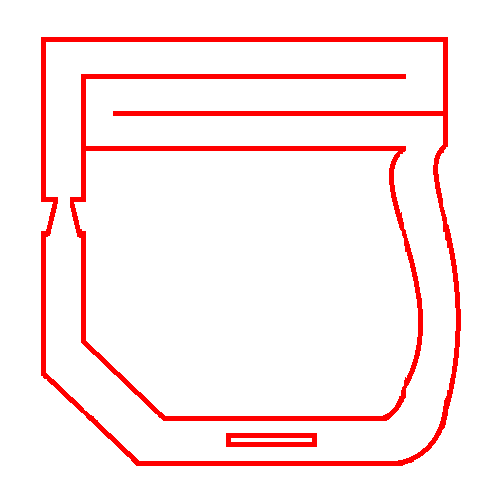
#> input picture tool/map.png, 500 x 500 px
$ python mapmaker.py
#> lines starting #> are read from the running program, lines starting #| are printed output that depends on the picture; after the words box and inside, x2 and y2 are one past the last pixel; in counts of white or black regions, pixels touching at a corner belong together
from PIL import Image
import numpy as np

# load image file
mapImage = Image.open('./map.png')
#> mapImage is the input picture: PIL image 500x500 RGBA; mean R, G, B, A 255, 236.3, 236.3, 255
mapImageArray = np.array(mapImage)


rows = 500
cols = 500

# read map image pixels
binArray = np.zeros((rows, cols), dtype=int)

for i in range(rows):
    for j in range(cols):
        r = mapImageArray[i,j,0]
        g = mapImageArray[i,j,1]
        b = mapImageArray[i,j,2]
        if (r > 0 and g == 0 and b == 0):
            binArray[i,j]=1
        else:
            binArray[i,j]=0
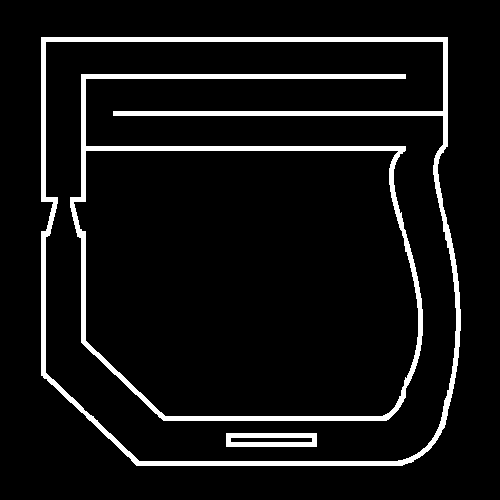
#> binArray: shape (500, 500) int64; values 0 (black) and 1 (white), 7.3% white; 3 white regions, box (x1, y1, x2, y2) and area: (41, 37, 461, 466) 9689, (70, 74, 423, 421) 7701, (226, 433, 317, 447) 950

# compress data
output = []
zeros = 0
ones = 0
for i in range(rows):
    output += [0]
    ###
    for j in range(cols):
        if (binArray[i,j] == 0) :
            zeros = zeros + 1
            if (ones > 0 ):
                output += [ones]
                ones = 0
        else :
            ones = ones + 1
            if (zeros > 0 ):
                output += [zeros]
                zeros = 0
    ###
    if (zeros > 0) :
        output += [zeros]
        zeros = 0
    elif (ones > 0) :
        output += [ones]
        ones = 0

np.savetxt("default.map",np.asarray(output[1:]),fmt='%d',delimiter=',',newline=',')
